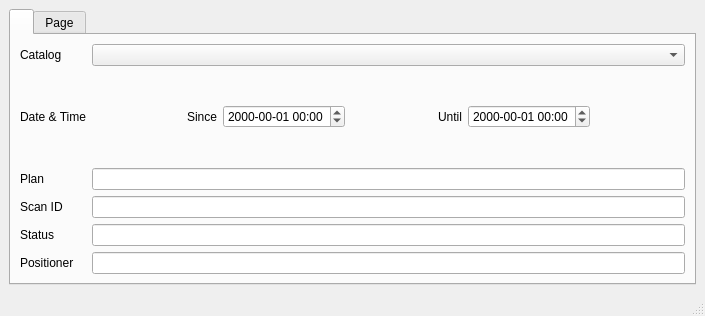
<?xml version="1.0" encoding="UTF-8"?>
<ui version="4.0">
 <class>MainWindow</class>
 <widget class="QMainWindow" name="MainWindow">
  <property name="geometry">
   <rect>
    <x>0</x>
    <y>0</y>
    <width>705</width>
    <height>316</height>
   </rect>
  </property>
  <property name="windowTitle">
   <string>MainWindow</string>
  </property>
  <widget class="QWidget" name="centralwidget">
   <layout class="QHBoxLayout" name="horizontalLayout">
    <item>
     <widget class="QTabWidget" name="tabWidget_2">
      <property name="currentIndex">
       <number>0</number>
      </property>
      <widget class="QWidget" name="TabWidgetPage1">
       <attribute name="title">
        <string/>
       </attribute>
       <layout class="QGridLayout" name="gridLayout">
        <item row="7" column="0">
         <widget class="QLabel" name="status_label">
          <property name="text">
           <string>Status</string>
          </property>
         </widget>
        </item>
        <item row="4" column="2">
         <widget class="QLineEdit" name="plan_name"/>
        </item>
        <item row="9" column="0">
         <widget class="QLabel" name="positioner_label">
          <property name="text">
           <string>Positioner</string>
          </property>
         </widget>
        </item>
        <item row="1" column="0">
         <widget class="QLabel" name="status_label_2">
          <property name="text">
           <string>Catalog</string>
          </property>
         </widget>
        </item>
        <item row="4" column="0">
         <widget class="QLabel" name="plan_label">
          <property name="text">
           <string>Plan</string>
          </property>
         </widget>
        </item>
        <item row="2" column="0">
         <widget class="QLabel" name="label">
          <property name="text">
           <string>Date &amp; Time</string>
          </property>
         </widget>
        </item>
        <item row="6" column="2">
         <widget class="QLineEdit" name="scan_id"/>
        </item>
        <item row="2" column="2">
         <widget class="QWidget" name="widget" native="true">
          <layout class="QHBoxLayout" name="horizontalLayout_3">
           <item>
            <layout class="QHBoxLayout" name="horizontalLayout_2">
             <item>
              <spacer name="horizontalSpacer_3">
               <property name="orientation">
                <enum>Qt::Horizontal</enum>
               </property>
               <property name="sizeHint" stdset="0">
                <size>
                 <width>40</width>
                 <height>20</height>
                </size>
               </property>
              </spacer>
             </item>
             <item>
              <widget class="QLabel" name="date_1_label">
               <property name="text">
                <string>Since</string>
               </property>
              </widget>
             </item>
             <item>
              <widget class="QDateTimeEdit" name="date_1">
               <property name="displayFormat">
                <string>yyyy-mm-dd HH:mm</string>
               </property>
              </widget>
             </item>
             <item>
              <spacer name="horizontalSpace_1">
               <property name="orientation">
                <enum>Qt::Horizontal</enum>
               </property>
               <property name="sizeHint" stdset="0">
                <size>
                 <width>40</width>
                 <height>20</height>
                </size>
               </property>
              </spacer>
             </item>
             <item>
              <widget class="QLabel" name="date_2_label">
               <property name="text">
                <string>Until</string>
               </property>
              </widget>
             </item>
             <item>
              <widget class="QDateTimeEdit" name="date_2">
               <property name="displayFormat">
                <string>yyyy-mm-dd HH:mm</string>
               </property>
              </widget>
             </item>
             <item>
              <spacer name="horizontalSpacer_2">
               <property name="orientation">
                <enum>Qt::Horizontal</enum>
               </property>
               <property name="sizeHint" stdset="0">
                <size>
                 <width>40</width>
                 <height>20</height>
                </size>
               </property>
              </spacer>
             </item>
            </layout>
           </item>
          </layout>
         </widget>
        </item>
        <item row="6" column="0">
         <widget class="QLabel" name="scan_id_label">
          <property name="text">
           <string>Scan ID</string>
          </property>
         </widget>
        </item>
        <item row="9" column="2">
         <widget class="QLineEdit" name="positioner"/>
        </item>
        <item row="7" column="2">
         <widget class="QLineEdit" name="status"/>
        </item>
        <item row="1" column="2">
         <widget class="QComboBox" name="comboBox"/>
        </item>
       </layout>
      </widget>
      <widget class="QWidget" name="TabWidgetPage2">
       <attribute name="title">
        <string>Page</string>
       </attribute>
      </widget>
     </widget>
    </item>
   </layout>
  </widget>
  <widget class="QStatusBar" name="statusbar"/>
 </widget>
 <resources/>
 <connections/>
</ui>
